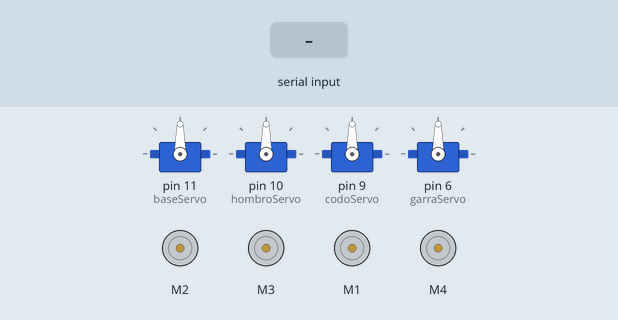
Simulated run of this sketch. Board: Arduino Uno, built with avr-gcc and run on an emulated ATmega328P. Parts: 4 × servo, 4 × DC motor (green arrow = forward, orange = backward, longer = faster). Inputs (shaded band) come from the test bench.

Above: at 1.2 s.
1.3 s: "F" received over Serial
At 1.9 s:
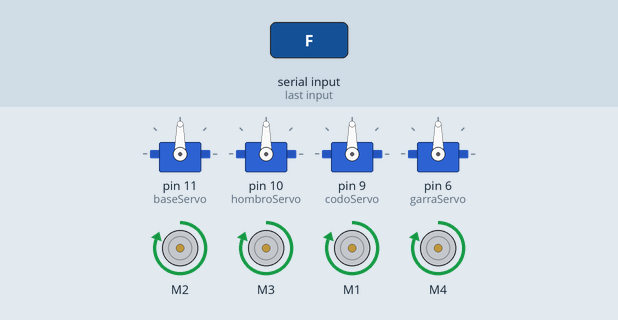
2.8 s: byte 72 ('H') received over Serial
At 4.0 s:
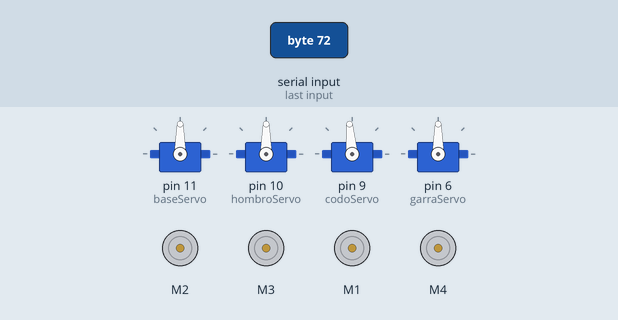
4.3 s: "B" received over Serial
At 5.3 s:
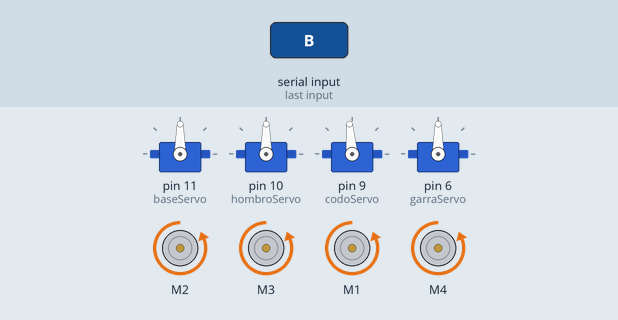
5.8 s: "L" received over Serial
At 6.5 s:
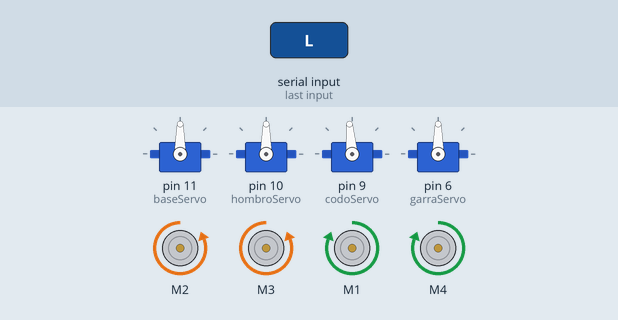
7.3 s: "R" received over Serial
At 7.6 s:
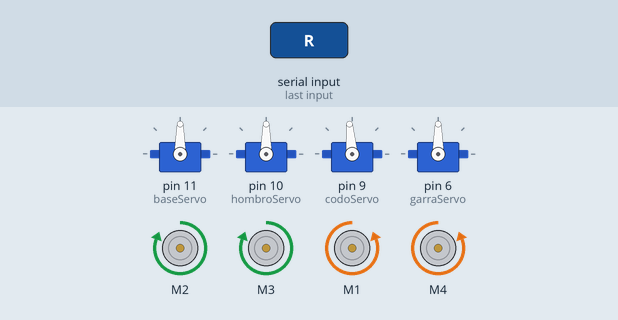
8.8 s: byte 72 ('H') received over Serial
At 10.0 s:
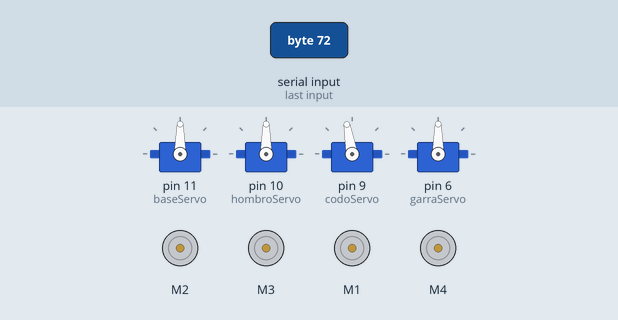
Timing chart, 0 to 11.3 s (numbered marks = the images above; inputs shaded):
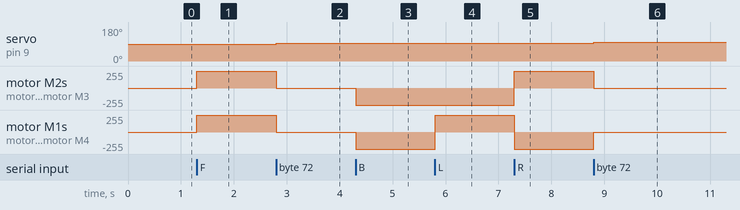

Measured:
- after the input at 1.3 s, motor M2, motor M3, motor M1, motor M4: stopped → forward 255/255 at once
- after the input at 2.8 s, servo on pin 9 (codoServo): 90° → 95° at once; motor M2, motor M3, motor M1, motor M4: forward 255/255 → stopped at once
- after the input at 4.3 s, motor M2, motor M3, motor M1, motor M4: stopped → backward 255/255 at once
- after the input at 5.8 s, motor M1, motor M4: backward 255/255 → forward 255/255 at once
- after the input at 7.3 s, motor M2, motor M3: backward 255/255 → forward 255/255 at once; motor M1, motor M4: forward 255/255 → backward 255/255 at once
- after the input at 8.8 s, servo on pin 9 (codoServo): 95° → 100° at once; motor M2, motor M3: forward 255/255 → stopped at once; motor M1, motor M4: backward 255/255 → stopped at once

The sketch:

carro_bluetooth_4wd_+_brazo_robotico.ino
```cpp
#include <AFMotor.h>
#include <Servo.h>

//Inicializacion, pin de motores
AF_DCMotor motorI1(1, MOTOR12_1KHZ);
AF_DCMotor motorI2(4, MOTOR12_1KHZ);
AF_DCMotor motorD1(2, MOTOR12_1KHZ);
AF_DCMotor motorD2(3, MOTOR12_1KHZ);

Servo baseServo;    // Servo para la base
Servo hombroServo;  // Servo para el hombro
Servo codoServo;    // Servo para el codo
Servo garraServo;   // Servo para la garra

char command;

void setup() {
  Serial.begin(9600);      //Set the baud rate to your Bluetooth module.
  baseServo.attach(11);    // Conecta el servo de la base al pin 11
  hombroServo.attach(10);  // Conecta el servo del hombro al pin 10
  codoServo.attach(9);     // Conecta el servo del codo al pin 9
  garraServo.attach(6);    // Conecta el servo de la garra al pin 6
  baseServo.write(90);
  hombroServo.write(90);
  codoServo.write(90);
  garraServo.write(90);
}

void loop() {
  if (Serial.available() > 0) {
    command = Serial.read();
    stop();  //initialize with motors stoped
    //Change pin mode only if new command is different from previous.
    //Serial.println(command);
    switch (command) {
      case 'F':
        forward();
        break;
      case 'B':
        backward();
        break;
      case 'L':
        left();
        break;
      case 'R':
        right();
        break;
      case 'G':  // Abrir la garra
        openGarra();
        break;
      case 'I':  // Cerrar la garra
        closeGarra();
        break;
      case 'D':  // Mover la base hacia adelante
        girarBaseDerecha();
        break;
      case 'A':  // Mover la base hacia atrás
        girarBaseIzquierda();
        break;
      case 'W':  // Mover el hombro hacia adelante
        subirBrazo();
        break;
      case 'M':  // Mover el hombro hacia atrás
        bajarBrazo();
        break;
      case 'H':  // Mover el codo hacia adelante
        estirarCodo();
        break;
      case 'J':  // Mover el codo hacia atrás
        recogerCodo();
        break;
    }
  }
}

void forward() {
  motorD1.setSpeed(255);  //Define maximum velocity|
  motorD1.run(FORWARD);   //rotate the motor clockwise
  motorD2.setSpeed(255);  //Define maximum velocity|
  motorD2.run(FORWARD);   //rotate the motor clockwise
  motorI1.setSpeed(255);  //Define maximum velocity
  motorI1.run(FORWARD);   //rotate the motor clockwise
  motorI2.setSpeed(255);  //Define maximum velocity
  motorI2.run(FORWARD);   //rotate the motor clockwise
}

void backward() {
  motorD1.setSpeed(255);  //Define maximum velocity|
  motorD1.run(BACKWARD);  //rotate the motor clockwise
  motorD2.setSpeed(255);  //Define maximum velocity|
  motorD2.run(BACKWARD);  //rotate the motor clockwise
  motorI1.setSpeed(255);  //Define maximum velocity
  motorI1.run(BACKWARD);  //rotate the motor clockwise
  motorI2.setSpeed(255);  //Define maximum velocity
  motorI2.run(BACKWARD);  //rotate the motor clockwise
}

void left() {
  motorD1.setSpeed(255);  //Define maximum velocity|
  motorD1.run(BACKWARD);   //rotate the motor clockwise
  motorD2.setSpeed(255);  //Define maximum velocity|
  motorD2.run(BACKWARD);   //rotate the motor clockwise
  motorI1.setSpeed(255);  //Define maximum velocity
  motorI1.run(FORWARD);  //rotate the motor clockwise
  motorI2.setSpeed(255);  //Define maximum velocity
  motorI2.run(FORWARD);  //rotate the motor clockwise
}

void right() {
  motorD1.setSpeed(255);  //Define maximum velocity|
  motorD1.run(FORWARD);  //rotate the motor clockwise
  motorD2.setSpeed(255);  //Define maximum velocity|
  motorD2.run(FORWARD);  //rotate the motor clockwise
  motorI1.setSpeed(255);  //Define maximum velocity
  motorI1.run(BACKWARD);   //rotate the motor clockwise
  motorI2.setSpeed(255);  //Define maximum velocity
  motorI2.run(BACKWARD);   //rotate the motor clockwise
}

void stop() {
  motorD1.setSpeed(0);   //Define minimum velocity
  motorD1.run(RELEASE);  //stop the motor when release the button
  motorD2.setSpeed(0);   //Define minimum velocity
  motorD2.run(RELEASE);  //stop the motor when release the button
  motorI1.setSpeed(0);   //Define minimum velocity
  motorI1.run(RELEASE);  //rotate the motor clockwise
  motorI2.setSpeed(0);   //Define minimum velocity
  motorI2.run(RELEASE);  //rotate the motor clockwise
}

void openGarra() {
  garraServo.write(garraServo.read() - 1);
}

void closeGarra() {
  garraServo.write(garraServo.read() + 1);  // Ajusta la posición del servo para cerrar la garra
}

void girarBaseDerecha() {
  baseServo.write(baseServo.read() - 5);
}

void girarBaseIzquierda() {
  baseServo.write(baseServo.read() + 5);
}

void subirBrazo() {
  hombroServo.write(hombroServo.read() - 5);  // Ajusta la posición del servo del hombro hacia adelante
}

void bajarBrazo() {
  hombroServo.write(hombroServo.read() + 5);  // Ajusta la posición del servo del hombro hacia atrás
}

void estirarCodo() {
  codoServo.write(codoServo.read() + 5);  // Ajusta la posición del servo del codo hacia adelante
}

void recogerCodo() {
  codoServo.write(codoServo.read() - 5);  // Ajusta la posición del servo del codo hacia atrás
}
```
